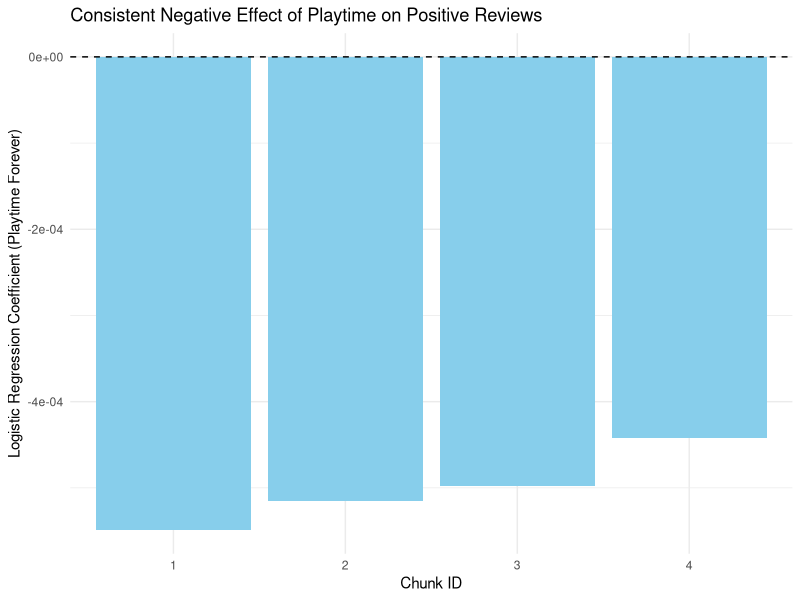
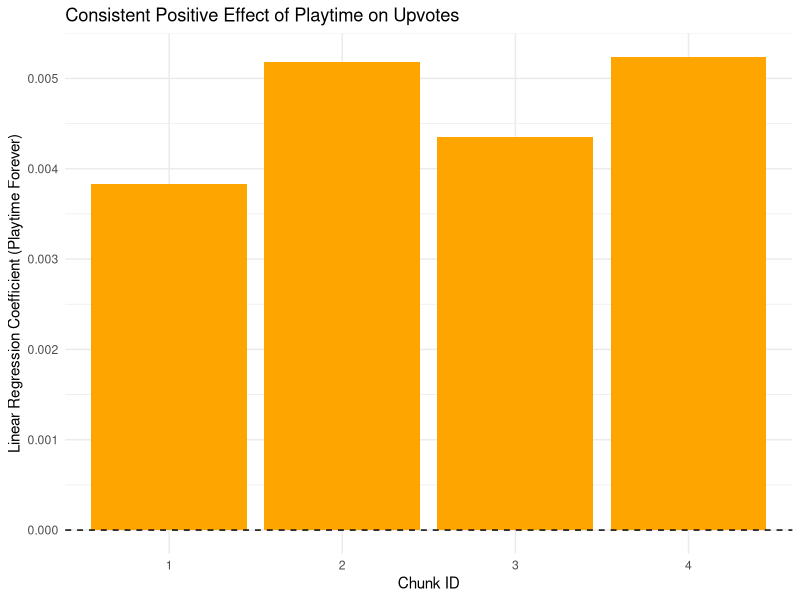
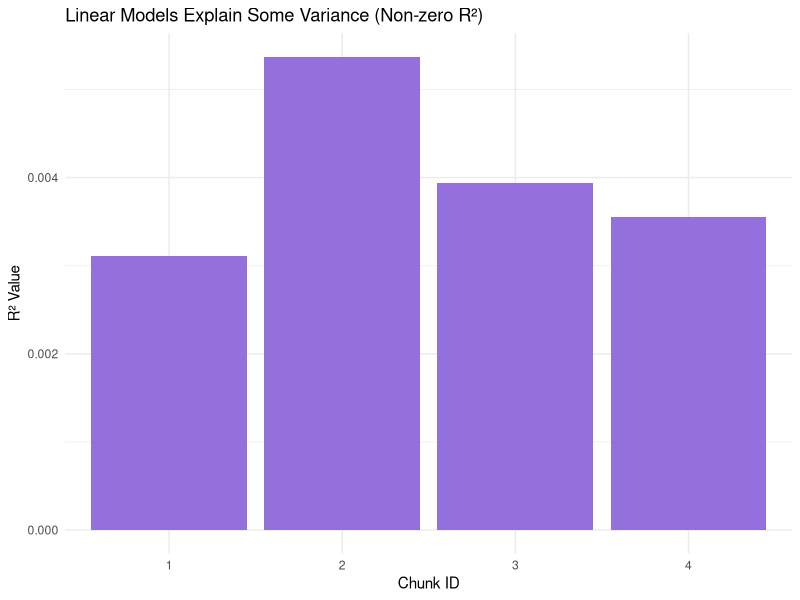

Source code (R) for these figures, in order:
## ---- chunk 1

library(data.table)
library(ggplot2)

# Manually create the dataframe
dt <- data.table(
  coef_logit_playtime_forever = c(
    -0.000548980819090963,
    -0.000515449817017875,
    -0.000497842159031072,
    -0.00044163330969191
  ),
  coef_lm_playtime_forever = c(
    0.00382865669355248,
    0.00517927455673007,
    0.00434816148921345,
    0.00523812551920929
  ),
  r_squared_lm = c(
    0.00311352937465403,
    0.00536916429894264,
    0.0039432011070197,
    0.00355385878584596
  )
)

# 1. Plot: Logistic Coefficients Are Consistently Negative
ggplot(dt, aes(x = factor(1:nrow(dt)), y = coef_logit_playtime_forever)) +
  geom_col(fill = "skyblue") +
  geom_hline(yintercept = 0, linetype = "dashed", color = "black") +
  labs(title = "Consistent Negative Effect of Playtime on Positive Reviews",
       x = "Chunk ID",
       y = "Logistic Regression Coefficient (Playtime Forever)") +
  theme_minimal()

# 2. Plot: Linear Coefficients Are Consistently Positive
ggplot(dt, aes(x = factor(1:nrow(dt)), y = coef_lm_playtime_forever)) +
  geom_col(fill = "orange") +
  geom_hline(yintercept = 0, linetype = "dashed", color = "black") +
  labs(title = "Consistent Positive Effect of Playtime on Upvotes",
       x = "Chunk ID",
       y = "Linear Regression Coefficient (Playtime Forever)") +
  theme_minimal()

# 4. Plot: R² Values Show Non-Zero Model Fit
ggplot(dt, aes(x = factor(1:nrow(dt)), y = r_squared_lm)) +
  geom_col(fill = "mediumpurple") +
  labs(title = "Linear Models Explain Some Variance (Non-zero R²)",
       x = "Chunk ID",
       y = "R² Value") +
  theme_minimal()

